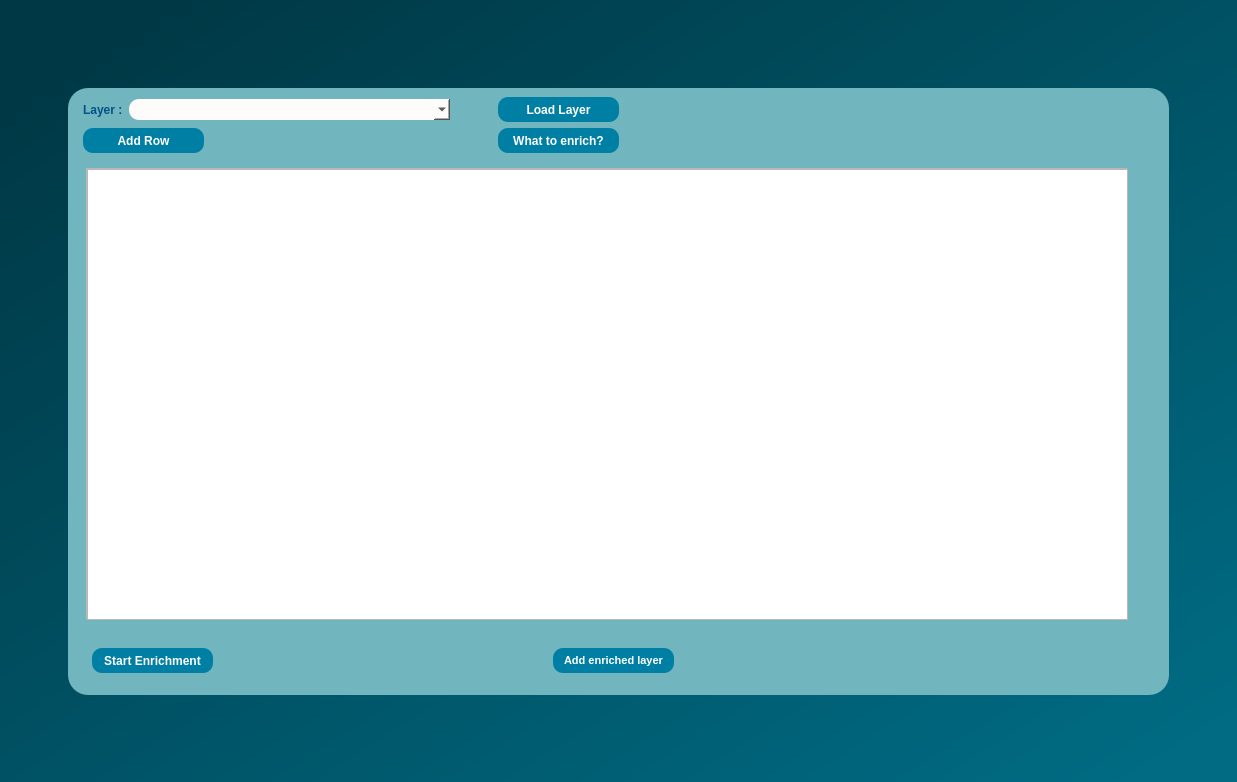
<?xml version="1.0" encoding="UTF-8"?>
<ui version="4.0">
 <class>Enrichment</class>
 <widget class="QMainWindow" name="Enrichment">
  <property name="geometry">
   <rect>
    <x>0</x>
    <y>0</y>
    <width>1237</width>
    <height>782</height>
   </rect>
  </property>
  <property name="windowTitle">
   <string>MainWindow</string>
  </property>
  <widget class="QWidget" name="centralwidget">
   <property name="styleSheet">
    <string notr="true">QObject#centralwidget{
background-color:qlineargradient(spread:pad, x1:0, y1:0, x2:1, y2:1, stop:0.0795455 rgba(0, 57, 70, 255), stop:0.5625 rgba(0, 85, 104, 255), stop:0.954545 rgba(0, 107, 131, 255));}</string>
   </property>
   <layout class="QGridLayout" name="gridLayout_2">
    <item row="0" column="1">
     <spacer name="verticalSpacer">
      <property name="orientation">
       <enum>Qt::Vertical</enum>
      </property>
      <property name="sizeHint" stdset="0">
       <size>
        <width>20</width>
        <height>40</height>
       </size>
      </property>
     </spacer>
    </item>
    <item row="1" column="0">
     <spacer name="horizontalSpacer_5">
      <property name="orientation">
       <enum>Qt::Horizontal</enum>
      </property>
      <property name="sizeHint" stdset="0">
       <size>
        <width>40</width>
        <height>20</height>
       </size>
      </property>
     </spacer>
    </item>
    <item row="1" column="2">
     <spacer name="horizontalSpacer_7">
      <property name="orientation">
       <enum>Qt::Horizontal</enum>
      </property>
      <property name="sizeHint" stdset="0">
       <size>
        <width>40</width>
        <height>20</height>
       </size>
      </property>
     </spacer>
    </item>
    <item row="1" column="1">
     <widget class="QFrame" name="frame">
      <property name="minimumSize">
       <size>
        <width>1101</width>
        <height>591</height>
       </size>
      </property>
      <property name="styleSheet">
       <string notr="true">QObject#frame{
	background-color:qlineargradient(spread:pad, x1:0, y1:0, x2:1, y2:1, stop:0.0113636 rgba(113, 181, 190, 255));
	
border-radius:20px;}
</string>
      </property>
      <property name="frameShape">
       <enum>QFrame::StyledPanel</enum>
      </property>
      <property name="frameShadow">
       <enum>QFrame::Raised</enum>
      </property>
      <layout class="QGridLayout" name="gridLayout">
       <item row="0" column="1">
        <layout class="QHBoxLayout" name="horizontalLayout">
         <item>
          <widget class="QLabel" name="label">
           <property name="font">
            <font>
             <pointsize>9</pointsize>
             <weight>75</weight>
             <bold>true</bold>
            </font>
           </property>
           <property name="styleSheet">
            <string notr="true">color:rgb(0, 81, 135);</string>
           </property>
           <property name="text">
            <string>Layer :</string>
           </property>
          </widget>
         </item>
         <item>
          <widget class="QComboBox" name="chooseLayerEnrich">
           <property name="minimumSize">
            <size>
             <width>321</width>
             <height>21</height>
            </size>
           </property>
           <property name="maximumSize">
            <size>
             <width>321</width>
             <height>21</height>
            </size>
           </property>
           <property name="cursor">
            <cursorShape>PointingHandCursor</cursorShape>
           </property>
           <property name="styleSheet">
            <string notr="true">border-radius:10px;

border-color:rgb(45, 45, 45);

background-color: rgb(253, 252, 250);</string>
           </property>
          </widget>
         </item>
         <item>
          <spacer name="horizontalSpacer">
           <property name="orientation">
            <enum>Qt::Horizontal</enum>
           </property>
           <property name="sizeHint" stdset="0">
            <size>
             <width>40</width>
             <height>20</height>
            </size>
           </property>
          </spacer>
         </item>
         <item>
          <widget class="QPushButton" name="loadLayerEnrich">
           <property name="minimumSize">
            <size>
             <width>121</width>
             <height>25</height>
            </size>
           </property>
           <property name="maximumSize">
            <size>
             <width>121</width>
             <height>25</height>
            </size>
           </property>
           <property name="font">
            <font>
             <pointsize>9</pointsize>
             <weight>75</weight>
             <bold>true</bold>
            </font>
           </property>
           <property name="cursor">
            <cursorShape>PointingHandCursor</cursorShape>
           </property>
           <property name="styleSheet">
            <string notr="true">background-color:rgb(0, 127, 165);
border-radius:10px;
color: rgb(255, 255, 255);</string>
           </property>
           <property name="text">
            <string>Load Layer</string>
           </property>
          </widget>
         </item>
        </layout>
       </item>
       <item row="0" column="2">
        <spacer name="horizontalSpacer_2">
         <property name="orientation">
          <enum>Qt::Horizontal</enum>
         </property>
         <property name="sizeHint" stdset="0">
          <size>
           <width>491</width>
           <height>20</height>
          </size>
         </property>
        </spacer>
       </item>
       <item row="1" column="1">
        <layout class="QHBoxLayout" name="horizontalLayout_2">
         <item>
          <widget class="QPushButton" name="addEnrichedLayerRowButton">
           <property name="minimumSize">
            <size>
             <width>121</width>
             <height>25</height>
            </size>
           </property>
           <property name="maximumSize">
            <size>
             <width>121</width>
             <height>25</height>
            </size>
           </property>
           <property name="sizeIncrement">
            <size>
             <width>121</width>
             <height>25</height>
            </size>
           </property>
           <property name="font">
            <font>
             <pointsize>9</pointsize>
             <weight>75</weight>
             <bold>true</bold>
            </font>
           </property>
           <property name="cursor">
            <cursorShape>PointingHandCursor</cursorShape>
           </property>
           <property name="styleSheet">
            <string notr="true">background-color:rgb(0, 127, 165);
border-radius:10px;
color: rgb(255, 255, 255);
</string>
           </property>
           <property name="text">
            <string>Add Row</string>
           </property>
          </widget>
         </item>
         <item>
          <spacer name="horizontalSpacer_3">
           <property name="orientation">
            <enum>Qt::Horizontal</enum>
           </property>
           <property name="sizeHint" stdset="0">
            <size>
             <width>40</width>
             <height>20</height>
            </size>
           </property>
          </spacer>
         </item>
         <item>
          <widget class="QPushButton" name="whattoenrich">
           <property name="minimumSize">
            <size>
             <width>121</width>
             <height>25</height>
            </size>
           </property>
           <property name="maximumSize">
            <size>
             <width>121</width>
             <height>25</height>
            </size>
           </property>
           <property name="sizeIncrement">
            <size>
             <width>121</width>
             <height>25</height>
            </size>
           </property>
           <property name="font">
            <font>
             <pointsize>9</pointsize>
             <weight>75</weight>
             <bold>true</bold>
            </font>
           </property>
           <property name="cursor">
            <cursorShape>PointingHandCursor</cursorShape>
           </property>
           <property name="styleSheet">
            <string notr="true">background-color:rgb(0, 127, 165);
border-radius:10px;
color: rgb(255, 255, 255);</string>
           </property>
           <property name="text">
            <string>What to enrich?</string>
           </property>
          </widget>
         </item>
        </layout>
       </item>
       <item row="1" column="2">
        <spacer name="horizontalSpacer_6">
         <property name="orientation">
          <enum>Qt::Horizontal</enum>
         </property>
         <property name="sizeHint" stdset="0">
          <size>
           <width>491</width>
           <height>20</height>
          </size>
         </property>
        </spacer>
       </item>
       <item row="2" column="0" colspan="3">
        <widget class="QWidget" name="widget_3" native="true">
         <property name="minimumSize">
          <size>
           <width>1059</width>
           <height>471</height>
          </size>
         </property>
         <property name="maximumSize">
          <size>
           <width>1061</width>
           <height>471</height>
          </size>
         </property>
         <widget class="QTableWidget" name="enrichTable">
          <property name="geometry">
           <rect>
            <x>9</x>
            <y>9</y>
            <width>1041</width>
            <height>451</height>
           </rect>
          </property>
          <property name="minimumSize">
           <size>
            <width>1041</width>
            <height>451</height>
           </size>
          </property>
          <property name="cursor" stdset="0">
           <cursorShape>PointingHandCursor</cursorShape>
          </property>
         </widget>
         <widget class="QTableWidget" name="enrichTableResult">
          <property name="geometry">
           <rect>
            <x>10</x>
            <y>10</y>
            <width>1041</width>
            <height>451</height>
           </rect>
          </property>
          <property name="minimumSize">
           <size>
            <width>1041</width>
            <height>451</height>
           </size>
          </property>
          <property name="cursor" stdset="0">
           <cursorShape>PointingHandCursor</cursorShape>
          </property>
         </widget>
        </widget>
       </item>
       <item row="3" column="1" colspan="2">
        <widget class="QWidget" name="widget" native="true">
         <property name="minimumSize">
          <size>
           <width>600</width>
           <height>50</height>
          </size>
         </property>
         <property name="maximumSize">
          <size>
           <width>600</width>
           <height>50</height>
          </size>
         </property>
         <layout class="QHBoxLayout" name="horizontalLayout_4">
          <item>
           <layout class="QHBoxLayout" name="horizontalLayout_3">
            <item>
             <widget class="QPushButton" name="startEnrichment">
              <property name="minimumSize">
               <size>
                <width>121</width>
                <height>25</height>
               </size>
              </property>
              <property name="maximumSize">
               <size>
                <width>121</width>
                <height>25</height>
               </size>
              </property>
              <property name="font">
               <font>
                <pointsize>9</pointsize>
                <weight>75</weight>
                <bold>true</bold>
               </font>
              </property>
              <property name="cursor">
               <cursorShape>PointingHandCursor</cursorShape>
              </property>
              <property name="styleSheet">
               <string notr="true">background-color:rgb(0, 127, 165);
border-radius:10px;
color: rgb(255, 255, 255);</string>
              </property>
              <property name="text">
               <string>Start Enrichment</string>
              </property>
             </widget>
            </item>
            <item>
             <spacer name="horizontalSpacer_4">
              <property name="orientation">
               <enum>Qt::Horizontal</enum>
              </property>
              <property name="sizeHint" stdset="0">
               <size>
                <width>40</width>
                <height>20</height>
               </size>
              </property>
             </spacer>
            </item>
            <item>
             <widget class="QPushButton" name="addEnrichedLayerButton">
              <property name="minimumSize">
               <size>
                <width>121</width>
                <height>25</height>
               </size>
              </property>
              <property name="maximumSize">
               <size>
                <width>121</width>
                <height>25</height>
               </size>
              </property>
              <property name="sizeIncrement">
               <size>
                <width>121</width>
                <height>25</height>
               </size>
              </property>
              <property name="font">
               <font>
                <pointsize>8</pointsize>
                <weight>75</weight>
                <bold>true</bold>
               </font>
              </property>
              <property name="cursor">
               <cursorShape>PointingHandCursor</cursorShape>
              </property>
              <property name="styleSheet">
               <string notr="true">background-color:rgb(0, 127, 165);
border-radius:10px;
color: rgb(255, 255, 255);</string>
              </property>
              <property name="text">
               <string>Add enriched layer</string>
              </property>
             </widget>
            </item>
           </layout>
          </item>
         </layout>
        </widget>
       </item>
      </layout>
     </widget>
    </item>
    <item row="2" column="1">
     <spacer name="verticalSpacer_2">
      <property name="orientation">
       <enum>Qt::Vertical</enum>
      </property>
      <property name="sizeHint" stdset="0">
       <size>
        <width>20</width>
        <height>40</height>
       </size>
      </property>
     </spacer>
    </item>
   </layout>
  </widget>
  <widget class="QMenuBar" name="menubar">
   <property name="geometry">
    <rect>
     <x>0</x>
     <y>0</y>
     <width>1237</width>
     <height>21</height>
    </rect>
   </property>
  </widget>
 </widget>
 <resources/>
 <connections/>
</ui>
